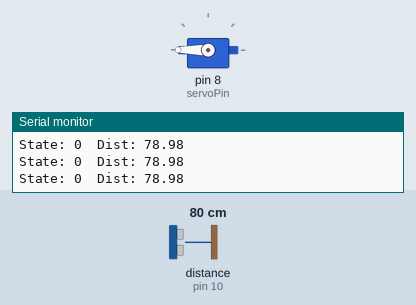
This sketch was run on a simulated Arduino Uno, built with avr-gcc and run on an emulated ATmega328P. Parts: servo, the last lines printed to the serial monitor. Wiring (inferred from the names in the program): ultrasonic range finder: trigger pin 11; echo pin 10. The inputs (shaded band) are chosen by the test bench; at power-on: distance to the obstacle (sensor on pin 10) 80 cm. The echo pulse lasts 58.3 µs per cm.

Above: at 1.2 s.
1.3 s: distance to the obstacle (sensor on pin 10) set to 12 cm
3.0 s: distance to the obstacle (sensor on pin 10) set to 9 cm
At 3.7 s:
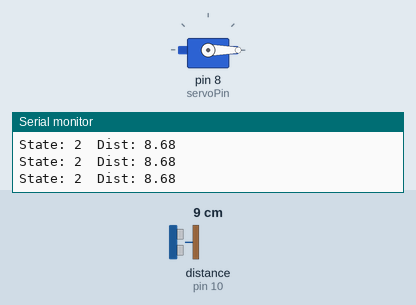
6.0 s: distance to the obstacle (sensor on pin 10) set to 18 cm
At 6.4 s:
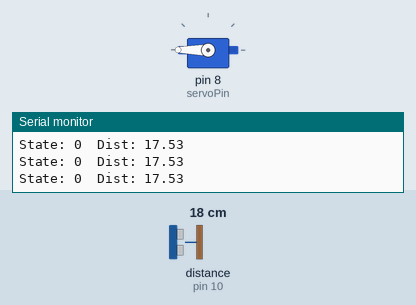
7.6 s: distance to the obstacle (sensor on pin 10) set to 2 cm
At 8.5 s:
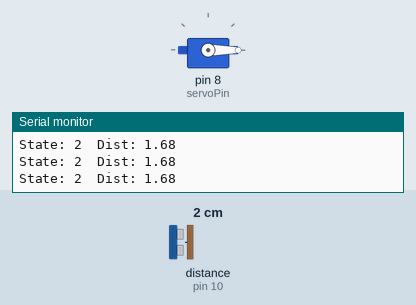
Timing chart, 0 to 11.6 s (numbered marks = the images above; inputs shaded):
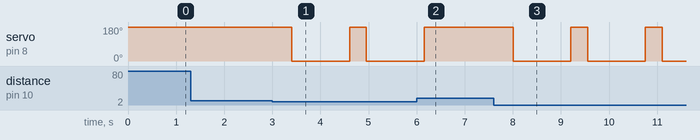

The sketch:

claw.ino
```cpp
#include <Servo.h>

Servo myServo;

// ---------------- Pins ----------------
const int servoPin = 8;
const int trigPin  = 11;
const int echoPin  = 10;

// ---------------- Servo positions ----------------
const int posOpen  = 180;
const int posClose = 0;

// ---------------- Thresholds (cm) ----------------
// Spread wider than sonar jitter to avoid state chatter near boundaries.
const float GRAB_THRESHOLD    = 10.0;  // object close enough to attempt grab
const float LIFT_CONFIRM      = 18.0;  // distance proving the object was lifted
const float LOST_THRESHOLD    = 25.0;  // object gone / dropped: reopen and reset

// ---------------- Timing (ms) ----------------
const unsigned long HOLD_TIME   = 300;   // object must stay in range before grabbing
const unsigned long LIFT_WAIT   = 1200;  // window to confirm a successful lift
const unsigned long LOOP_PERIOD = 50;    // fixed sample interval
const unsigned long ECHO_TIMEOUT = 25000; // us; caps pulseIn blocking

// ---------------- Averaging ----------------
#define AVG_SIZE 5
float distances[AVG_SIZE];
int idx = 0;
bool bufferFilled = false;

// ---------------- State machine ----------------
enum ClawState { SEARCHING, SETTLING, GRABBING, HOLDING };
ClawState state = SEARCHING;

unsigned long settleStart = 0;
unsigned long grabStart   = 0;
unsigned long lastLoop    = 0;

// ------------------------------------------------
// Rolling average. Returns false until the buffer has real data.
bool getAverageDistance(float newVal, float &out) {
  distances[idx] = newVal;
  idx = (idx + 1) % AVG_SIZE;
  if (idx == 0) bufferFilled = true;
  if (!bufferFilled) return false;

  float sum = 0;
  for (int i = 0; i < AVG_SIZE; i++) sum += distances[i];
  out = sum / AVG_SIZE;
  return true;
}

// ------------------------------------------------
// Returns distance in cm, or -1 on timeout (no echo).
float readSonar() {
  digitalWrite(trigPin, LOW);
  delayMicroseconds(2);
  digitalWrite(trigPin, HIGH);
  delayMicroseconds(10);
  digitalWrite(trigPin, LOW);

  long duration = pulseIn(echoPin, HIGH, ECHO_TIMEOUT);
  if (duration == 0) return -1.0;
  return duration * 0.034 / 2.0;
}

// ------------------------------------------------
void openClaw()  { myServo.write(posOpen);  }
void closeClaw() { myServo.write(posClose); }

// ------------------------------------------------
void setup() {
  pinMode(trigPin, OUTPUT);
  pinMode(echoPin, INPUT);

  myServo.attach(servoPin);
  openClaw();

  Serial.begin(9600);
  lastLoop = millis();
}

// ------------------------------------------------
void loop() {
  unsigned long now = millis();
  if (now - lastLoop < LOOP_PERIOD) return;  // fixed-rate sampling
  lastLoop = now;

  float raw = readSonar();
  if (raw < 0) return;  // no echo this cycle, skip

  float distance;
  if (!getAverageDistance(raw, distance)) return;  // wait for buffer to fill

  Serial.print("State: ");
  Serial.print(state);
  Serial.print("  Dist: ");
  Serial.println(distance);

  switch (state) {

    case SEARCHING:
      // Wait for an object to enter grab range.
      if (distance <= GRAB_THRESHOLD) {
        state = SETTLING;
        settleStart = now;
      }
      break;

    case SETTLING:
      // Confirm the object is stable in range before committing.
      if (distance > GRAB_THRESHOLD) {
        state = SEARCHING;              // drifted out, abort
      } else if (now - settleStart >= HOLD_TIME) {
        Serial.println("Closing claw");
        closeClaw();
        state = GRABBING;
        grabStart = now;
      }
      break;

    case GRABBING:
      // Closed-loop check: did the grip actually lift the object?
      if (distance >= LIFT_CONFIRM) {
        Serial.println("Lift confirmed");
        state = HOLDING;                // success
      } else if (now - grabStart >= LIFT_WAIT) {
        Serial.println("Grab failed, retrying");
        openClaw();
        state = SEARCHING;              // failure, reopen and retry
      }
      break;

    case HOLDING:
      // Hold until the object is released or lost.
      if (distance >= LOST_THRESHOLD) {
        Serial.println("Object released, reopening");
        openClaw();
        state = SEARCHING;
      }
      break;
  }
}
```

Measured:
- the behaviour switches between 11 and 10 cm on distance to the obstacle (sensor on pin 10) (found by bisection; images 0 and 1)
- after the input at 3.0 s, servo on pin 8 (servoPin): 180° → 0° after 0.40 s, → 180° 1.2 s later, → 0° 0.35 s later
- after the input at 6.0 s, servo on pin 8 (servoPin): goes on until 6.2 s, then stays 180°
- after the input at 7.6 s, servo on pin 8 (servoPin): alternates 180° for 0.35 s and 0° for 1.2 s, starting after 0.41 s
